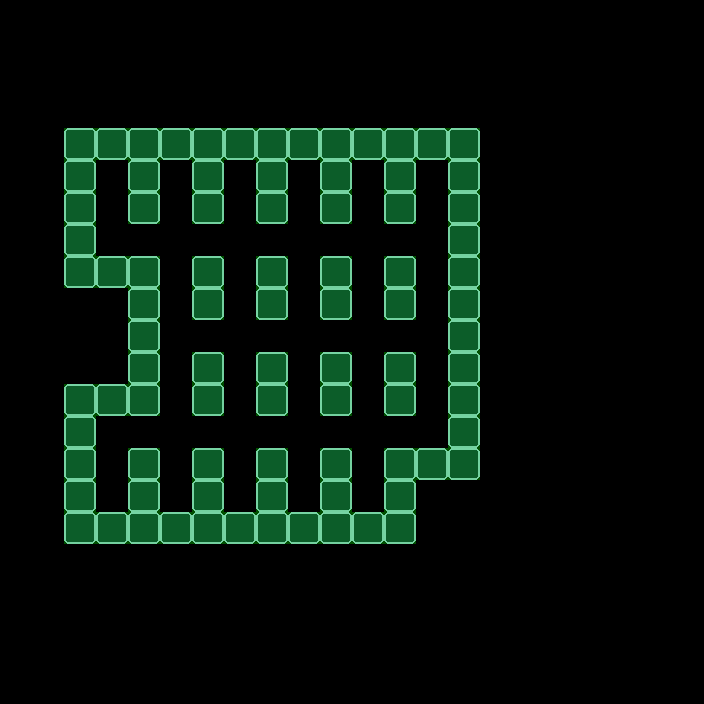

A level layout from a 2D game, rendered from its tile map. Below: a short description, then the map file with its tile-grid data intact:
An orthogonal 22x22 tile map with 32x32 px tiles, 2 tile layers (Parede, Colisor), 2 tilesets.

<map version="1.2" tiledversion="1.2.2" orientation="orthogonal" renderorder="right-down" width="22" height="22" tilewidth="32" tileheight="32" infinite="0" nextlayerid="3" nextobjectid="1">
 <tileset firstgid="1" name="Tileset PNG.fw" tilewidth="32" tileheight="32" tilecount="144" columns="12">
  <image source="../../Images/Tileset/Tileset PNG.fw.png" width="384" height="384" />
 </tileset>
 <tileset firstgid="145" source="../ColisorImage.tsx" />
 <layer id="1" name="Parede" width="22" height="22">
  <data encoding="csv">
0,0,0,0,0,0,0,0,0,0,0,0,0,0,0,0,0,0,0,0,0,0,
0,0,0,0,0,0,0,0,0,0,0,0,0,0,0,0,0,0,0,0,0,0,
0,0,0,0,0,0,0,0,0,0,0,0,0,0,0,0,0,0,0,0,0,0,
0,0,0,0,0,0,0,0,0,0,0,0,0,0,0,0,0,0,0,0,0,0,
0,0,65,65,65,65,65,65,65,65,65,65,65,65,65,0,0,0,0,0,0,0,
0,0,65,0,65,0,65,0,65,0,65,0,65,0,65,0,0,0,0,0,0,0,
0,0,65,0,65,0,65,0,65,0,65,0,65,0,65,0,0,0,0,0,0,0,
0,0,65,0,0,0,0,0,0,0,0,0,0,0,65,0,0,0,0,0,0,0,
0,0,65,65,65,0,65,0,65,0,65,0,65,0,65,0,0,0,0,0,0,0,
0,0,0,0,65,0,65,0,65,0,65,0,65,0,65,0,0,0,0,0,0,0,
0,0,0,0,65,0,0,0,0,0,0,0,0,0,65,0,0,0,0,0,0,0,
0,0,0,0,65,42,65,42,65,42,65,42,65,42,65,0,0,0,0,0,0,0,
0,0,65,65,65,42,65,42,65,42,65,42,65,42,65,0,0,0,0,0,0,0,
0,0,65,42,42,42,42,42,42,42,42,42,42,42,65,0,0,0,0,0,0,0,
0,0,65,42,65,42,65,42,65,42,65,42,65,65,65,0,0,0,0,0,0,0,
0,0,65,42,65,42,65,42,65,42,65,42,65,0,0,0,0,0,0,0,0,0,
0,0,65,65,65,65,65,65,65,65,65,65,65,0,0,0,0,0,0,0,0,0,
0,0,0,0,0,0,0,0,0,0,0,0,0,0,0,0,0,0,0,0,0,0,
0,0,0,0,0,0,0,0,0,0,0,0,0,0,0,0,0,0,0,0,0,0,
0,0,0,0,0,0,0,0,0,0,0,0,0,0,0,0,0,0,0,0,0,0,
0,0,0,0,0,0,0,0,0,0,0,0,0,0,0,0,0,0,0,0,0,0,
0,0,0,0,0,0,0,0,0,0,0,0,0,0,0,0,0,0,0,0,0,0
</data>
 </layer>
 <layer id="2" name="Colisor" width="22" height="22" opacity="0.31">
  <data encoding="csv">
0,0,0,0,0,0,0,0,0,0,0,0,0,0,0,0,0,0,0,0,0,0,
0,0,0,0,0,0,0,0,0,0,0,0,0,0,0,0,0,0,0,0,0,0,
0,0,0,0,0,0,0,0,0,0,0,0,0,0,0,0,0,0,0,0,0,0,
0,0,0,0,0,0,0,0,0,0,0,0,0,0,0,0,0,0,0,0,0,0,
0,0,145,145,145,145,145,145,145,145,145,145,145,145,145,0,0,0,0,0,0,0,
0,0,145,0,145,0,145,0,145,0,145,0,145,0,145,0,0,0,0,0,0,0,
0,0,145,0,145,0,145,0,145,0,145,0,145,0,145,0,0,0,0,0,0,0,
0,0,145,0,0,0,0,0,0,0,0,0,0,0,145,0,0,0,0,0,0,0,
0,0,145,145,145,0,145,0,145,0,145,0,145,0,145,0,0,0,0,0,0,0,
0,0,0,0,145,0,145,0,145,0,145,0,145,0,145,0,0,0,0,0,0,0,
0,0,0,0,145,0,0,0,0,0,0,0,0,0,145,0,0,0,0,0,0,0,
0,0,0,0,145,0,145,0,145,0,145,0,145,0,145,0,0,0,0,0,0,0,
0,0,145,145,145,0,145,0,145,0,145,0,145,0,145,0,0,0,0,0,0,0,
0,0,145,0,0,0,0,0,0,0,0,0,0,0,145,0,0,0,0,0,0,0,
0,0,145,0,145,0,145,0,145,0,145,0,145,145,145,0,0,0,0,0,0,0,
0,0,145,0,145,0,145,0,145,0,145,0,145,0,0,0,0,0,0,0,0,0,
0,0,145,145,145,145,145,145,145,145,145,145,145,0,0,0,0,0,0,0,0,0,
0,0,0,0,0,0,0,0,0,0,0,0,0,0,0,0,0,0,0,0,0,0,
0,0,0,0,0,0,0,0,0,0,0,0,0,0,0,0,0,0,0,0,0,0,
0,0,0,0,0,0,0,0,0,0,0,0,0,0,0,0,0,0,0,0,0,0,
0,0,0,0,0,0,0,0,0,0,0,0,0,0,0,0,0,0,0,0,0,0,
0,0,0,0,0,0,0,0,0,0,0,0,0,0,0,0,0,0,0,0,0,0
</data>
 </layer>
</map>
